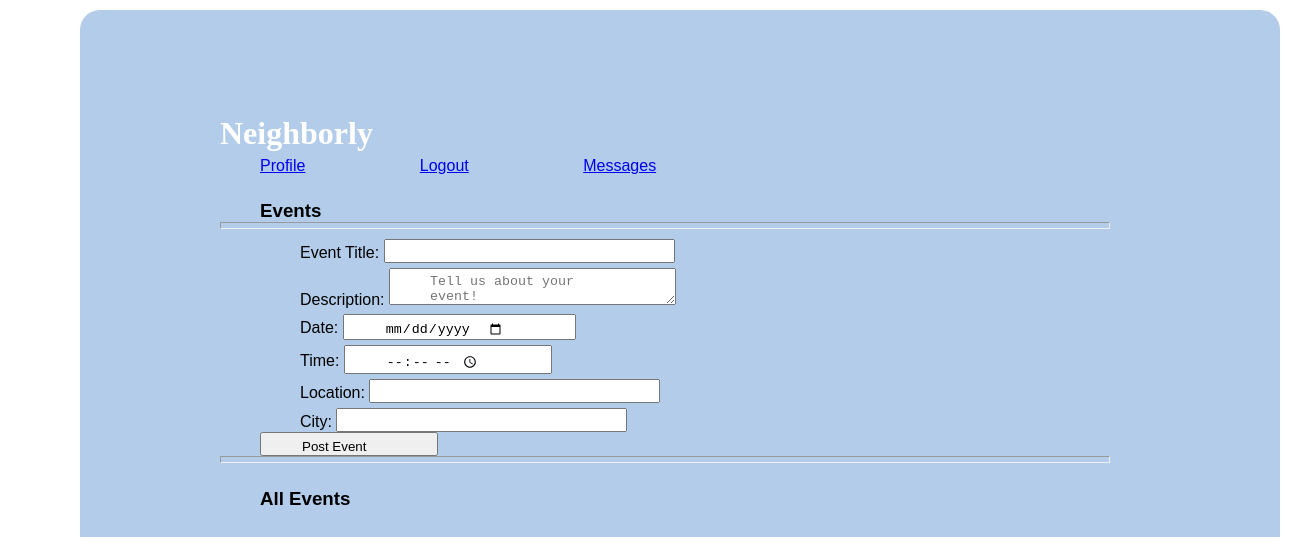
The app's page /events (signed in), older data.
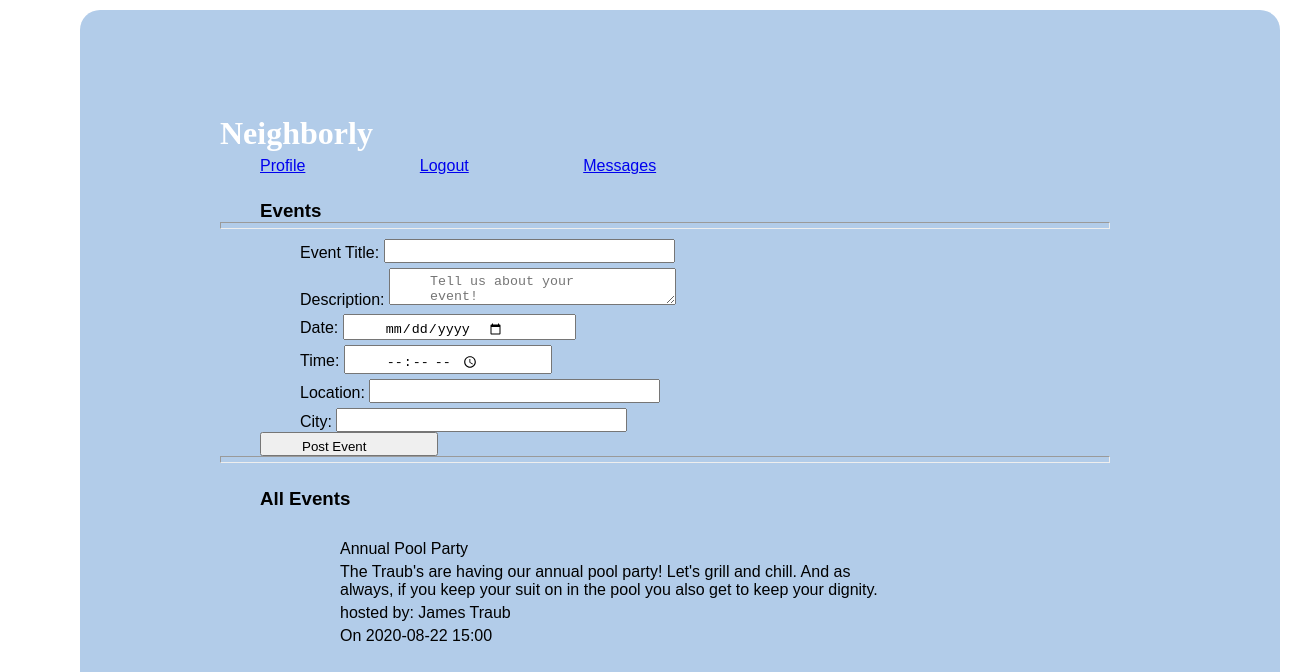
The same page, newer data.
### models.py (models this page shows, shortened)
class Event(db.Model):
    __tablename__ = "events"
    id = db.Column(db.Integer, primary_key=True)
    title = db.Column(db.String(100))
    description = db.Column(db.String(255))
    date = db.Column(db.String(45))
    time = db.Column(db.String(45))
    user_id = db.Column(db.Integer, db.ForeignKey('users.id', ondelete='cascade'))
    user = db.relationship('User', foreign_keys=[user_id])
    location_id = db.Column(db.Integer, db.ForeignKey('event_locations.id', ondelete='cascade'))
    location = db.relationship('Event_location', foreign_keys=[location_id])
    created_at = db.Column(db.DateTime, server_default = func.now())
    updated_at = db.Column(db.DateTime, server_default = func.now(), onupdate = func.now())

class User(db.Model):
    __tablename__ = "users"
    id = db.Column(db.Integer, primary_key=True)
    first_name = db.Column(db.String(45))
    last_name = db.Column(db.String(45))
    email = db.Column(db.String(255))
    address_id = db.Column(db.Integer, db.ForeignKey('addresses.id', ondelete='cascade'))
    address = db.relationship('Address', foreign_keys=[address_id])
    password_hash=db.Column(db.String(255))
    posts_this_user_likes = db.relationship('Post', secondary=likes_table, passive_deletes=True)
    all_post = db.relationship('Post', back_populates="user", cascade="all, delete, delete-orphan")
    all_event = db.relationship('Event', back_populates="user", cascade="all, delete, delete-orphan")
    created_at = db.Column(db.DateTime, server_default = func.now())
    updated_at = db.Column(db.DateTime, server_default = func.now(), onupdate = func.now())

### controller.py (the view)
def events():
    if 'user_id' not in session:
        return redirect("/")
    events = Event.query.all()
    return render_template("events.html", all_events = events)

### templates/events.html (shortened to what this page needs)
<!DOCTYPE html>
<html lang="en">
<head>
    <link rel="stylesheet" type="text/css" href="{{ url_for('static', filename='style.css') }}">
</head>
<body>
    <div class="container">
        <h1>Neighborly</h1>
        <div class="navigation">
            <a href="/user_profile">Profile</a>
            <a href="/logout">Logout</a>
            <a href="/dashboard">Messages</a>
        </div>
        <div class="events">
            <h3>Events</h3>
            <hr>
            <form action="/add/event" method="POST">
                <p>Event Title: <input type="text" name="title"></p>
                <p>Description: <textarea name="description" placeholder="Tell us about your event!"></textarea></p>
                <p>Date: <input type="date" name="date"></p>
                <p>Time: <input type="time" name="time"></p>
                <p>Location: <input type="text" name="address"></p>
                <p>City: <input type="text" name="city"></p>
                <input type="submit" value="Post Event">
            </form>
            <hr>
        </div>
        <dir class="events">
            <h3>All Events</h3>
            <ul>
                {% for event in all_events %}
                <li>
                    <p>{{event.title}}</p>
                    <p>{{event.description}}</p>
                    <p>hosted by: {{event.user.first_name}} {{event.user.last_name}}</p>
                    <p>On {{event.date}} {{event.time}}</p>
                </li>
                {% endfor %}
            </ul>
        </div>
</body>
</html>

Row changes from the older to the newer data that the page shows:
added Event: title "Annual Pool Party", description "The Traub's are having our annual pool party! Let's grill and chill. And as always, if you keep your suit on in the pool you also get to keep your dignity.", user.first_name "James", user.last_name "Traub", date "2020-08-22", time "15:00"
